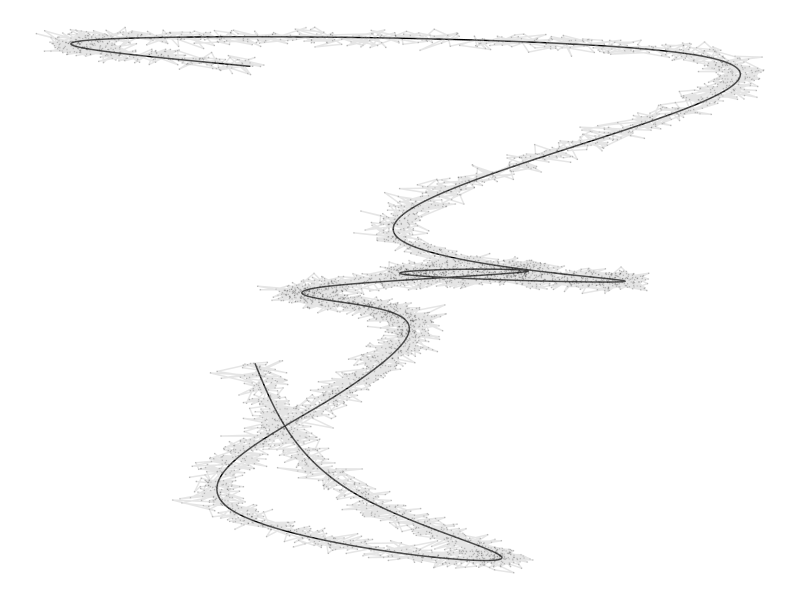
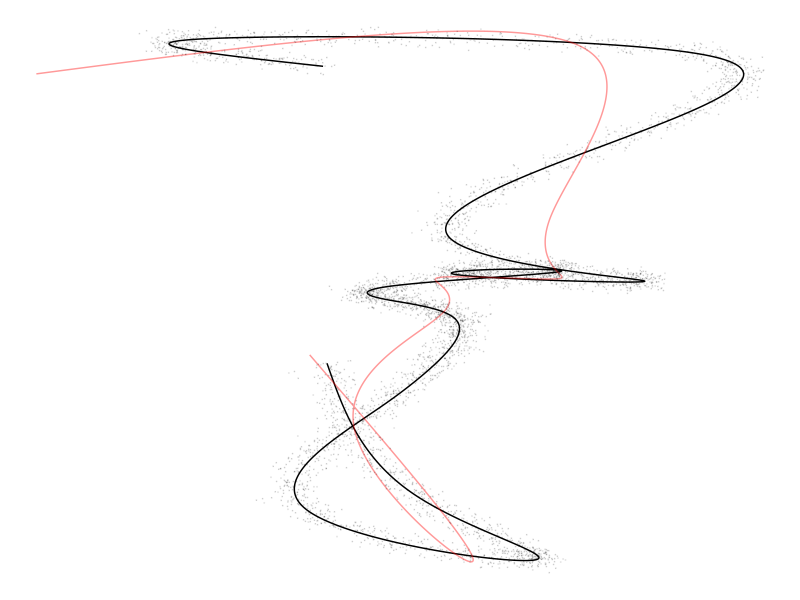

Write the R code that produced these figures, in order.
library(tidyverse)
library(splines)
set.seed(42)
t <- seq(from = 0, to =  1, length.out = 5000)
x <-  ns(t, df = 15) %*% (rnorm(15))
y <-  ns(t, df = 7) %*% rexp(7)


dat <- tibble(t, x, y) |>
    mutate(
        roughx = x + rnorm(1000, 0, 0.05),
        roughy = y + rnorm(1000, 0, 0.05))

## Motivating plot: suppose that the "truth" that generates real-life data is a complicated mathematical structure (not even a function necessarily).
## in the motivating figure we think of the truth being the black curve and the noisy path around representing the "data".


ggplot(dat, aes(x,y)) +
    geom_path() +
    geom_path(aes(roughx, roughy), color = 'gray', alpha = 0.4) +
    geom_point(aes(roughx, roughy), size = 0.01, alpha = 0.1) + theme_void()


py <- predict(lm(y ~ ns(t, 8), data = dat))
px <- predict(lm(x ~ ns(t, 8), data = dat))


mutate(dat, py = py, px = px) |>
    ggplot( aes(x,y)) +
    geom_path() +
    geom_path(data = dat, aes(px, py), color = 'red', alpha = 0.4) +
    geom_point(aes(roughx, roughy), size = 0.01, alpha = 0.1) + theme_void()
